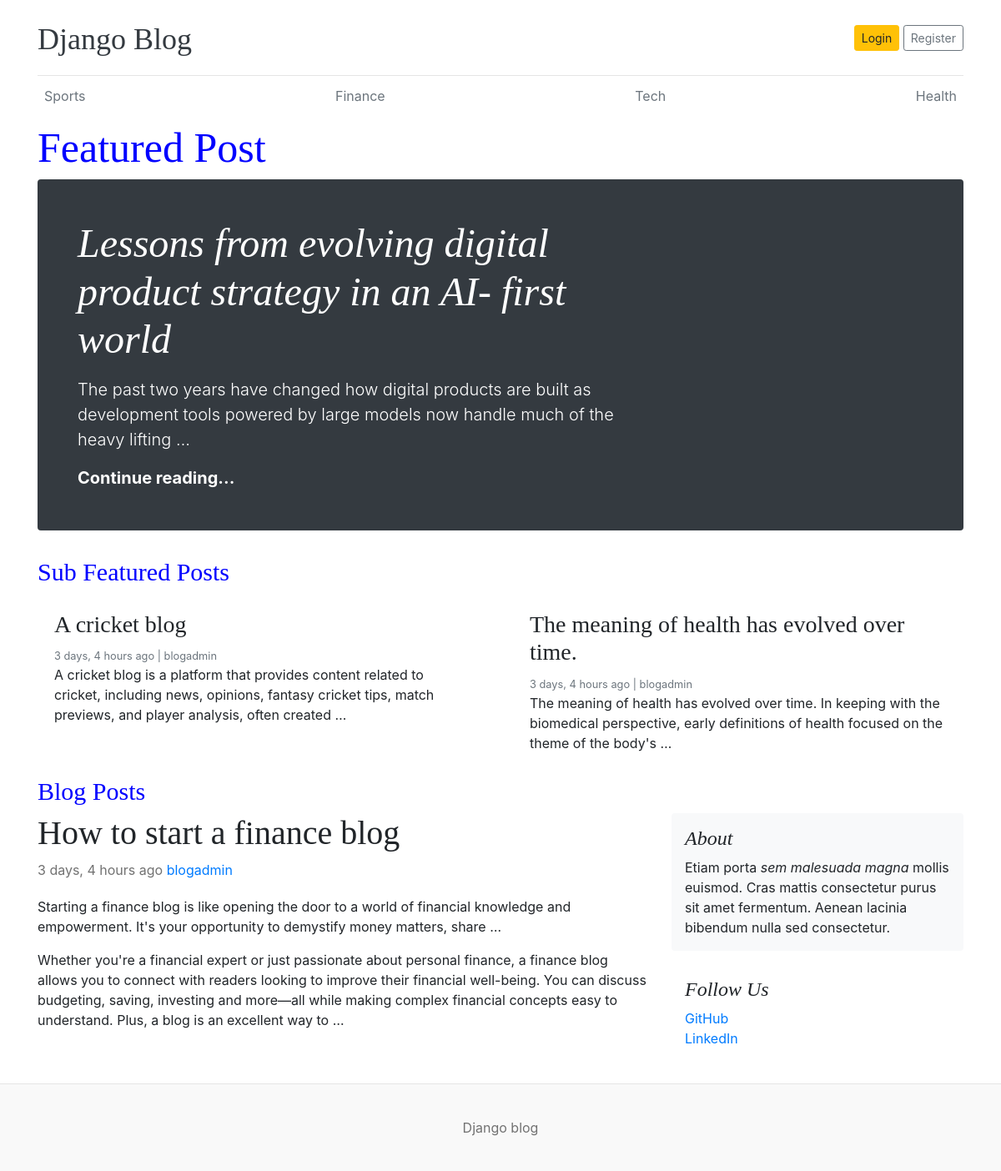
Before: / with the older database file.
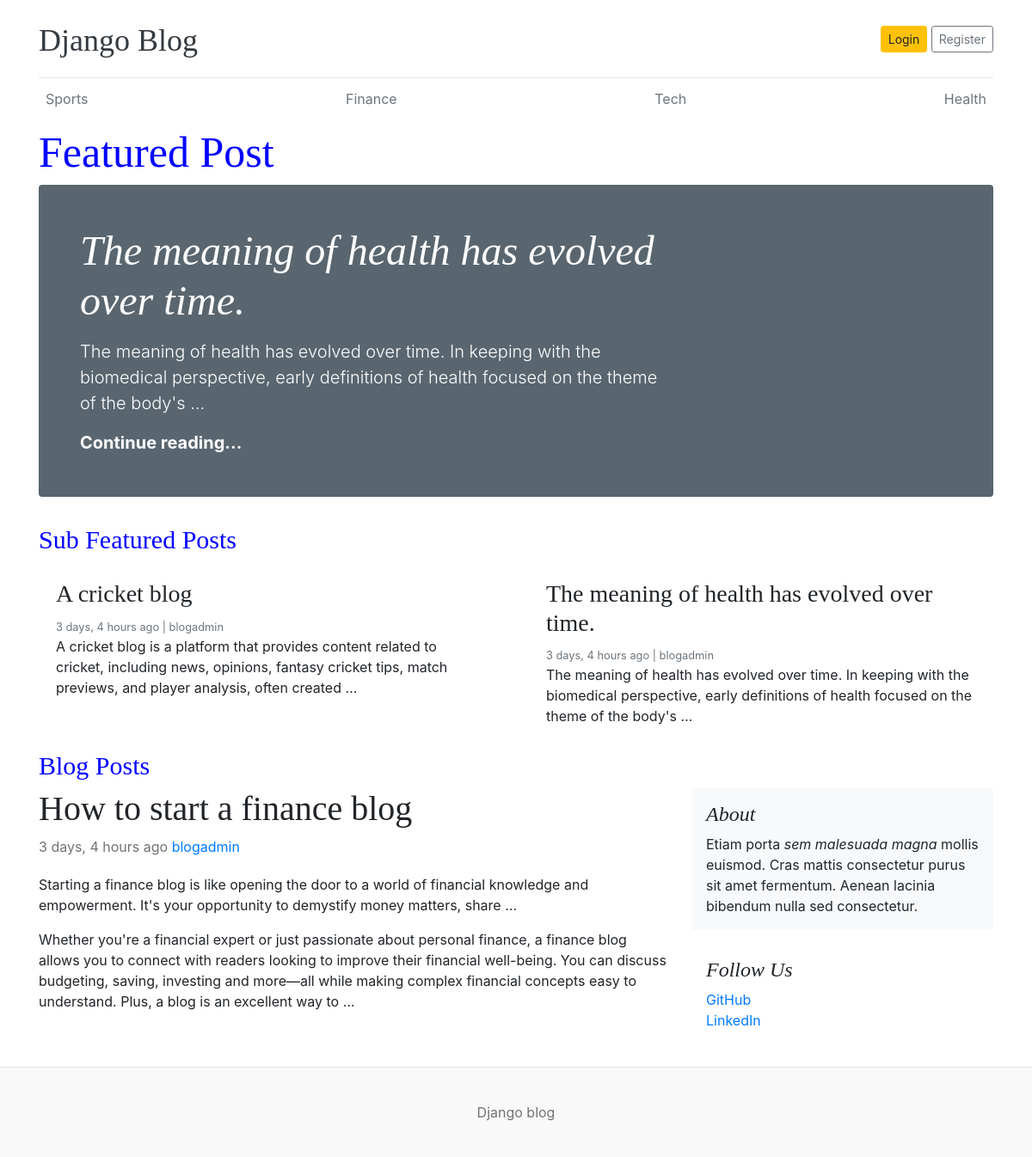
After: the same page with the newer database file.
### blog_app/models.py (models this page shows, shortened)
class Category(models.Model):
  category_name = models.CharField(max_length = 50)
  created_at = models.DateTimeField(auto_now_add=True)
  updated_at = models.DateTimeField(auto_now=True)
  class Meta:
    verbose_name_plural = "Category"
  def __str__(self):
    return self.category_name

class Blog(models.Model):
  title = models.CharField(max_length=100)
  slug = models.SlugField(max_length=150, unique=True, blank=True)
  category = models.ForeignKey(Category, on_delete=models.CASCADE)
  author = models.ForeignKey(User, on_delete=models.CASCADE)
  featured_image = models.ImageField(upload_to='uploads/%Y/%m/%d')
  short_description = models.TextField(max_length=500)
  blog_body = models.TextField(max_length=5000,default=None)
  status = models.CharField(max_length=100,choices=STATUS_CHOICES, default= 'draft')
  is_featured = models.BooleanField(default=False)
  created_at = models.DateTimeField(auto_now_add=True)
  updated_at = models.DateTimeField(auto_now=True)

### blog_main/views.py (the view)
# urls.py: 2. Add a URL to urlpatterns:  path('', views.home, name='home')
def home(request):
  categories = Category.objects.all()
  featured_post = Blog.objects.filter(is_featured = True,status='published').order_by('updated_at')
  featured_posts = Blog.objects.filter(is_featured = True, status = 'published')
  posts = Blog.objects.filter(is_featured = False, status= 'published')
  context = {
    'categories': categories,
    'featured_post': featured_post,
    'featured_posts': featured_posts,
    'posts': posts,
  }
  return render(request, "home.html", context)

### templates/home.html (shortened to what this page needs)
{% load static %}
<!DOCTYPE html>
<html lang="en">
<head>
    <link href="https://getbootstrap.com/docs/4.0/dist/css/bootstrap.min.css" rel="stylesheet">
    <link href="{% static 'css/blog.css' %}" rel="stylesheet">
  </head>
<body>
    <div class="container">
      <header class="blog-header py-3">
        <div class="row flex-nowrap justify-content-between align-items-center">
          <div class="col-8 pt-1">
            <a class="blog-header-logo text-dark" href="/">Django Blog</a>
          </div>
          <div class="col-4 d-flex justify-content-end align-items-center">
            <a class="btn btn-sm btn-warning" href="#">Login</a> &nbsp;
            <a class="btn btn-sm btn-outline-secondary" href="#">Register</a>
          </div>
        </div>
      </header>
      <div class="nav-scroller py-1 mb-2">
        <nav class="nav d-flex justify-content-between">
          {% for category in categories %}
          <a class="p-2 text-muted" href="#">{{category}}</a>
          {% endfor %}
        </nav>
      </div>
<h3 style="color: blue; font-size: 50px;">Featured Post</h3>
  {% for featured_post in featured_post %}
  {% if forloop.first %}
<div class="jumbotron p-3 p-md-5 text-white rounded bg-dark" style="background-image: url({{featured_post.featured_image.url }}); background-blend-mode: overlay;background-size:cover;">
    <div class="col-md-8 px-0">
      <h1 class="display-4 font-italic">{{ featured_post.title }}</h1>
      <p class="lead my-3">{{featured_post.short_description | truncatewords:25}}</p>
      <p class="lead mb-0"><a href="#" class="text-white font-weight-bold">Continue reading...</a></p>
    </div>
  </div>
  {% endif %}
{% endfor%}
<h3 style="color: blue; font-size: 30px;">Sub Featured Posts</h3>
<div class="row mb-2">
    {% for f_posts in featured_posts %}
    {% if not forloop.first %}
    <div class="col-md-6">
      <div class="card border-0" >
        <div class="card-body">
          <h3>{{f_posts.title}}</h3>
          <small class="mb-1 text-muted">{{f_posts.created_at | timesince }} ago | {{f_posts.author}} </small>
          <p class="card-text">{{ f_posts.short_description | truncatewords:25}} </p>
        </div>
      </div>
    </div>
    {% endif %}
    {% endfor %}
  </div>
  <main role="main" class="container p-0">
<h3 style="color: blue; font-size: 30px;">Blog Posts</h3>
    <div class="row">
      {% for post in posts %}
      <div class="col-md-8 blog-main">
        <div class="blog-post">
          <h5 class="blog-post-title">{{post.title}}</h5>
          <p class="blog-post-meta">{{post.created_at | timesince }} ago <a href="#">{{post.author}}</a></p>
          <p>{{post.short_description | truncatewords:25}}</p>
          <p>{{post.blog_body | truncatewords:50}}</p>
        </div>
      </div>
      {% endfor %}
      <aside class="col-md-4 blog-sidebar">
        <div class="p-3 mb-3 bg-light rounded">
          <h4 class="font-italic">About</h4>
          <p class="mb-0">Etiam porta <em>sem malesuada magna</em> mollis euismod. Cras mattis consectetur purus sit amet fermentum. Aenean lacinia bibendum nulla sed consectetur.</p>
        </div>
        <div class="p-3">
          <h4 class="font-italic">Follow Us</h4>
          <ol class="list-unstyled">
            <li><a href="#">GitHub</a></li>
            <li><a href="#">LinkedIn</a></li>
          </ol>
        </div>
      </aside>
    </div>
  </main>
</div>
<footer class="blog-footer">
  <p>Django blog</p>
</footer>
</body>
</html>

### blog_main/static/css/blog.css (style rules this page uses)
.blog-header { border-bottom: 1px solid #e5e5e5; }
.blog-header-logo { font-family: "Playfair Display", Georgia, "Times New Roman", serif; font-size: 2.25rem; }
h1, h2, h3, h4, h5, h6 { font-family: "Playfair Display", Georgia, "Times New Roman", serif; }
.display-4 { font-size: 2.5rem; }
@media (min-width: 768px) { .display-4 { font-size: 3rem; } }
.blog-post { margin-bottom: 4rem; }
.blog-post-title { font-size: 2.5rem; }
.blog-post-meta { margin-bottom: 1.25rem; color: #727272; }
.blog-footer { padding: 2.5rem 0; color: #727272; text-align: center; background-color: #f9f9f9; border-top: .05rem solid #e5e5e5; }
.blog-footer p:last-child { margin-bottom: 0; }

Changed rows visible on the page:
no longer on this page (row edited): Blog: title "Lessons from evolving digital product strategy in an AI- first world", short_description "The past two years have changed how digital products are built as development tools powered by large models now handle much of the heavy lifting …", shown under "Featured Post"
now on one of the page's lists (row unchanged): Blog: title "The meaning of health has evolved over time.", short_description "The meaning of health has evolved over time. In keeping with the biomedical perspective, early definitions of health focused on the theme of the body's …"
